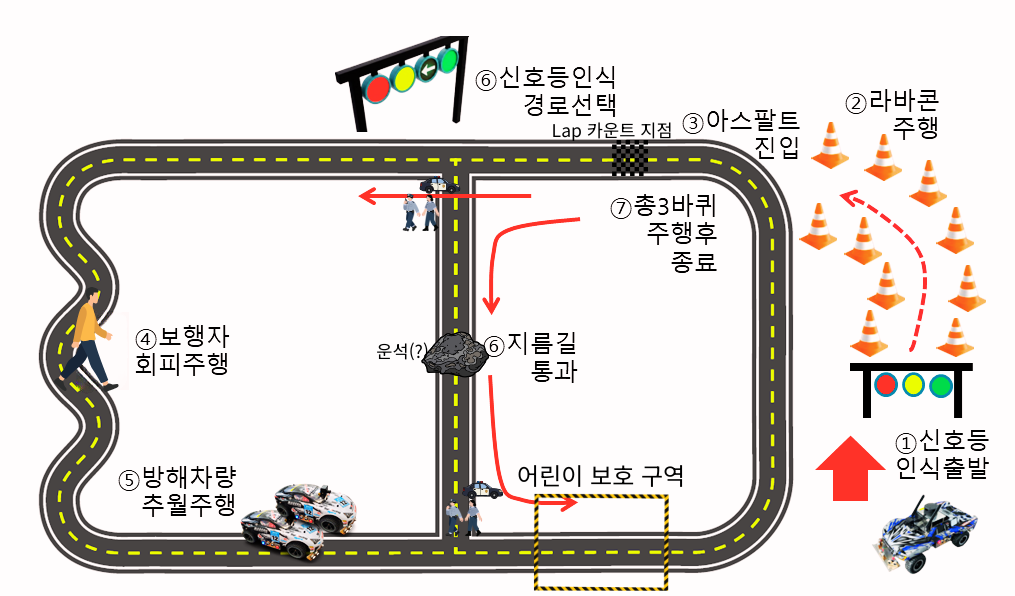
#> input picture 트랙.png, 1015 x 596 px
$ python -i school_zone.py   (imports and definitions only)
#> lines starting #> are read from the running program, lines starting #| are printed output that depends on the picture; after the words box and inside, x2 and y2 are one past the last pixel; in counts of white or black regions, pixels touching at a corner belong together
#> further down, picture is the input picture: shape (596, 1015, 3); mean B, G, R 211, 214.2, 219.2
#!/usr/bin/env python3
# -*- coding: utf-8 -*-
"""어린이 보호구역 인식 (HSV, 하단 ROI 2단계 상태기계).

data[8] 의미:
    0 = 보호구역 아님 (일반 도로)
    1 = 보호구역 주행 중

노면 색 실측:
    - 일반 도로     : yellow 낮음(~0~3600), white 높음(~5000)  (흰 차선)
    - 시작 문구/주행: yellow 높음(시작 ~18000),  white 낮음(~250~450)
    - 해제 후 도로  : white 높음

상태기계:
    out(0):  yellow >= YELLOW_ENTER 면 → in(1)   (밖에선 흰색 무시)
    in(1):   white  >= WHITE_EXIT   면 → out(0)  (일반도로 흰 차선 복귀)

차 바로 앞에서만 반응하도록 화면 하단 띠만 본다 (ROI_TOP_FRAC).
"""

import time

import cv2
import numpy as np

# 하단 ROI (차에 가장 가까운 노면)
ROI_TOP_FRAC = 0.80
ROI_BOTTOM_FRAC = 1.00

# 노란색 / 흰색 HSV 범위 (시뮬 기준)
HSV_YEL_LO = (25, 205, 80);  HSV_YEL_HI = (31, 255, 255)
HSV_WHT_LO = (0, 0, 190);    HSV_WHT_HI = (179, 40, 255)   # 저채도 + 고명도 = 흰색

# 임계값 (실측 기반)
YELLOW_ENTER = 10000   # 노란 픽셀 ≥ → 시작(진입). 시작문구 ~18000, 일반도로 <3700
WHITE_EXIT = 3000      # (보호구역 안) 흰 픽셀 ≥ → 일반도로 복귀. 주행중 ~450, 일반도로 ~5000


class SchoolZoneDetector:
    """update(image) → 0(아님) / 1(주행중). 2단계 상태기계."""

    def __init__(self, logger=None, debug=False, show=False,
                 roi_top=ROI_TOP_FRAC, roi_bottom=ROI_BOTTOM_FRAC,
                 yellow_enter=YELLOW_ENTER, white_exit=WHITE_EXIT):
        self.logger = logger
        self.debug = debug
        self.show = show
        # 임계값 (perception.py 의 SZ_* 에서 주입; 미지정 시 모듈 기본값)
        self.roi_top = roi_top
        self.roi_bottom = roi_bottom
        self.yellow_enter = yellow_enter
        self.white_exit = white_exit
        self.state = 'out'      # 'out' / 'in'
        self.signal = 0
        self._last_log = 0.0

    def update(self, image):
        if image is None:
            return self.signal

        h, w = image.shape[:2]
#> h = 596; w = 1015
        y0 = int(h * self.roi_top)
#> y0 = 476
        y1 = int(h * self.roi_bottom)
#> y1 = 596
        roi = image[y0:y1, :]
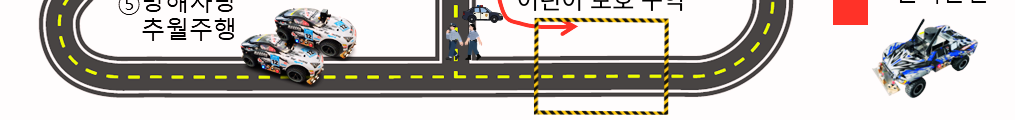
#> roi: shape (120, 1015, 3); mean B, G, R 187.3, 191.1, 195.8
        hsv = cv2.cvtColor(roi, cv2.COLOR_BGR2HSV)
#> hsv: shape (120, 1015, 3); mean H, S, V 11.3, 19.5, 197.7
        ymask = cv2.inRange(hsv, HSV_YEL_LO, HSV_YEL_HI)
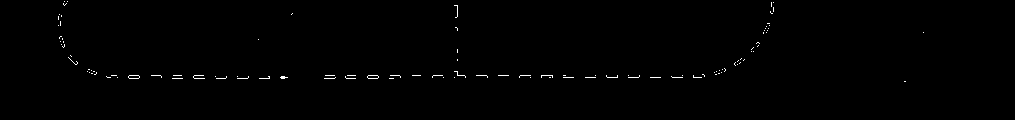
#> ymask: shape (120, 1015); 0.48% white in thin lines or dots, all inside (x1, y1, x2, y2) = (58, 1, 924, 82)
        wmask = cv2.inRange(hsv, HSV_WHT_LO, HSV_WHT_HI)
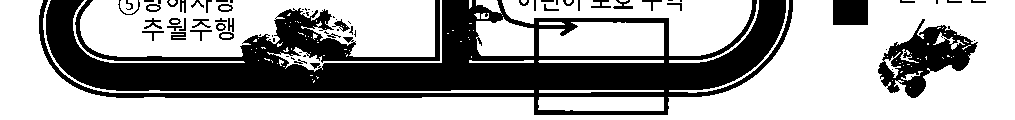
#> wmask: shape (120, 1015); 64.7% white; 69 black regions (28 under 20 px), largest, box (x1, y1, x2, y2) and area: (39, 0, 793, 115) 36779, (878, 19, 978, 98) 3473, (833, 0, 868, 25) 875
        yellow = int(cv2.countNonZero(ymask))
#> yellow = 582
        white = int(cv2.countNonZero(wmask))
#> white = 78747
        # print(f"yellow pixel count: {yellow}, white pixel count: {white}")
        if self.state == 'out':
            # 일반도로/진입 전: 노랑 급증으로만 진입 (흰색 무시 → 일반 흰차선 무시)
            if yellow >= self.yellow_enter:
                self.state = 'in'
                self.signal = 1
                if self.logger:
                    self.logger.info(f'[SchoolZone] 시작 인식 (yellow={yellow}) → 1')
        elif self.state == 'in':
            # 보호구역 안: 흰색 급증으로 일반도로 복귀 (노랑 무시 → 1 유지)
            if white >= self.white_exit:
                self.state = 'out'
                self.signal = 0
                if self.logger:
                    self.logger.info(f'[SchoolZone] 일반도로 복귀 (white={white}) → 0')

        if self.debug and self.logger and time.time() - self._last_log > 0.5:
            self._last_log = time.time()
            self.logger.info(
                f'[SchoolZone] yellow={yellow} white={white} '
                f'state={self.state} signal={self.signal}')

        if self.show:
            self._show(image, y0, y1, ymask, wmask, yellow, white)
        return self.signal

    def draw(self, image):
        """하단 ROI 경계 + 현재 신호(0/1)를 full-image 위에 그린다 (통합 창용)."""
        h, w = image.shape[:2]
        y0 = int(h * self.roi_top)
        y1 = int(h * self.roi_bottom)
        cv2.rectangle(image, (0, y0), (w, y1), (255, 0, 255), 1)
        cv2.putText(image, f'school:{self.signal}', (8, max(12, y0 - 6)),
                    cv2.FONT_HERSHEY_SIMPLEX, 0.5, (0, 255, 255), 1)

    def _show(self, image, y0, y1, ymask, wmask, yellow, white):
        try:
            vis = image.copy()
            h, w = image.shape[:2]
            cv2.rectangle(vis, (0, y0), (w, y1), (255, 0, 255), 2)
            sub = vis[y0:y1, :]
            sub[ymask > 0] = (0, 255, 255)    # 노랑
            sub[wmask > 0] = (255, 255, 255)  # 흰색
            cv2.putText(vis, f'Y={yellow} W={white} {self.state} sig={self.signal}',
                        (10, 30), cv2.FONT_HERSHEY_SIMPLEX, 0.7, (0, 255, 0), 2)
            cv2.imshow('school_zone', vis)
            cv2.waitKey(1)
        except Exception as e:
            if self.logger:
                self.logger.warn(f'[SchoolZone] imshow 실패: {e}')

>>> import cv2
>>> picture = cv2.imread('../../../트랙.png')
>>> result = SchoolZoneDetector().update(picture)
#> result = 0
